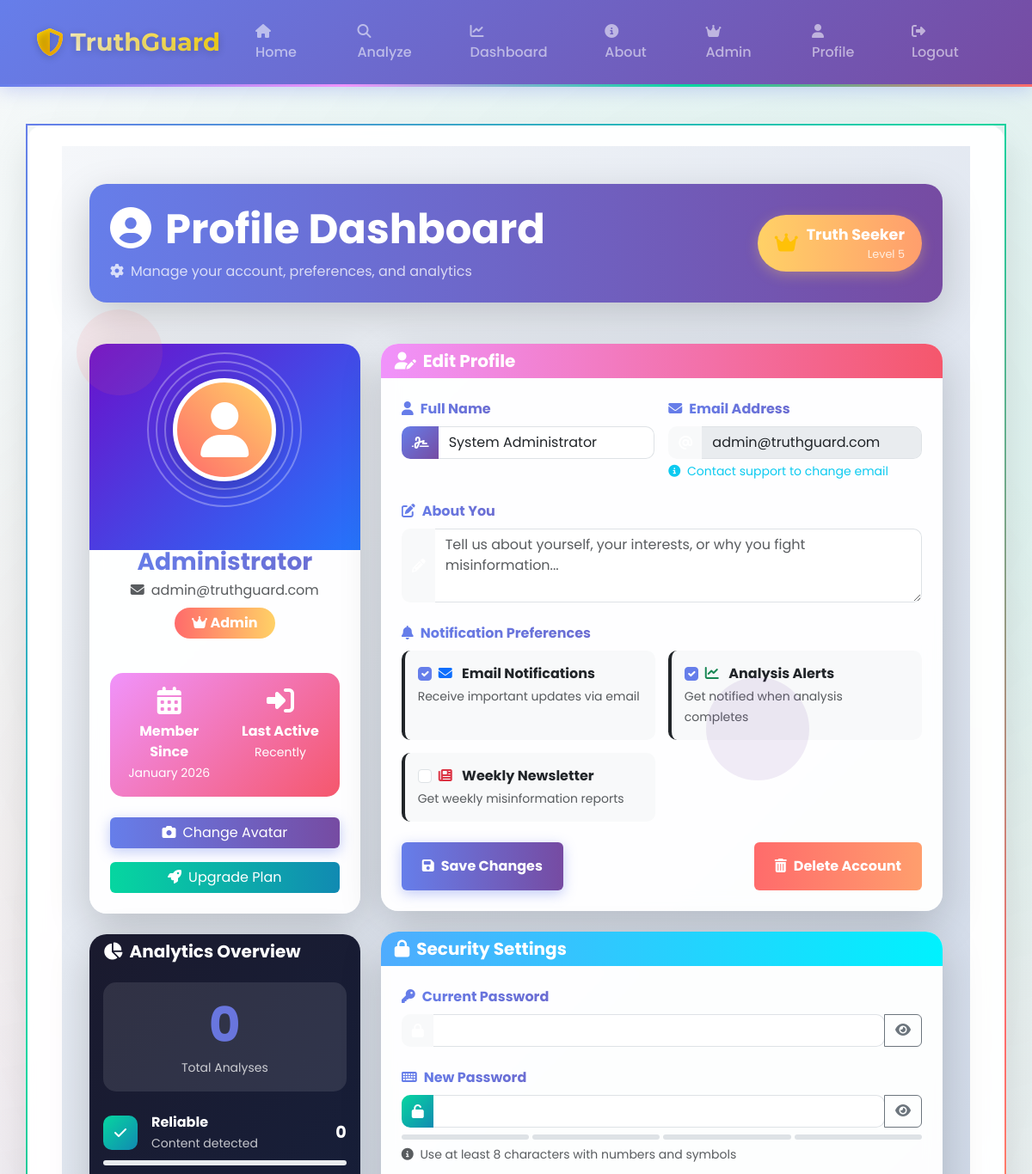
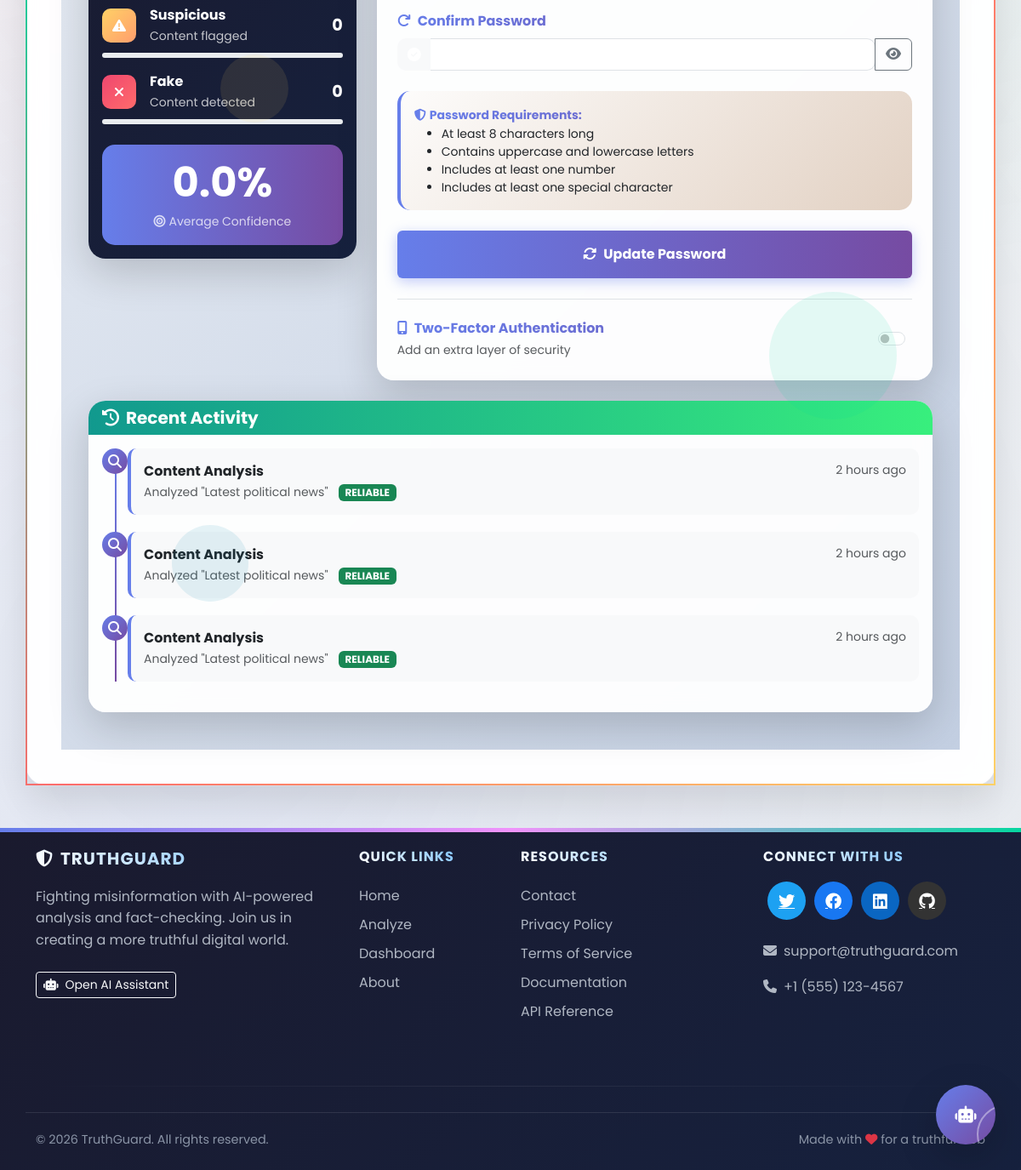
The app's page /profile (signed in) with its own data (2 pictures, top to bottom).
### app.py (models this page shows)
class User(UserMixin, db.Model):
    __tablename__ = 'user'
    id = db.Column(db.Integer, primary_key=True)
    email = db.Column(db.String(120), unique=True, nullable=False)
    password = db.Column(db.String(200), nullable=False)
    name = db.Column(db.String(100), nullable=False)
    avatar = db.Column(db.String(200), default='default.png')
    role = db.Column(db.String(20), default='user')
    is_active = db.Column(db.Boolean, default=True)
    created_at = db.Column(db.DateTime, default=lambda: datetime.now(timezone.utc))
    last_login = db.Column(db.DateTime)
    analyses = db.relationship('Analysis', backref='author', lazy=True, cascade='all, delete-orphan')
    chat_history = db.relationship('ChatHistory', backref='author', lazy=True, cascade='all, delete-orphan')

### app.py (the view, shortened to what this page needs)
@app.route('/profile', methods=['GET', 'POST'])
@login_required
def profile():
    stats = {
        'total_analyses': Analysis.query.filter_by(user_id=current_user.id).count(),
        'reliable_count': Analysis.query.filter_by(user_id=current_user.id, classification='RELIABLE').count(),
        'suspicious_count': Analysis.query.filter_by(user_id=current_user.id, classification='SUSPICIOUS').count(),
        'fake_count': Analysis.query.filter_by(user_id=current_user.id, classification='FAKE').count(),
        'avg_confidence': float(db.session.query(db.func.avg(Analysis.confidence_score)).filter(
            Analysis.user_id == current_user.id).scalar() or 0)
    }
    return render_template('profile.html', user=current_user, stats=stats)

### templates/profile.html (shortened to what this page needs)
{% extends "base.html" %}
{% block content %}
<div class="profile-container" style="
background: linear-gradient(135deg, #f5f7fa 0%, #c3cfe2 100%);
min-height: 100vh;
padding: 20px;
">
<div class="particles">
<div class="particle"></div>
</div>
<div class="container py-4">
<div class="row mb-4">
<div class="col-12">
<div class="card border-0 shadow-lg mb-4" style="
background: linear-gradient(90deg, #667eea 0%, #764ba2 100%);
border-radius: 20px;
overflow: hidden;
">
<div class="card-body p-4">
<div class="row align-items-center">
<div class="col-md-8 text-white">
<h1 class="h2 mb-2 display-5 fw-bold">
<i class="fas fa-user-circle me-3"></i>Profile Dashboard
</h1>
<p class="mb-0 opacity-75">
<i class="fas fa-cog me-2"></i>Manage your account, preferences, and analytics
</p>
</div>
<div class="col-md-4 text-end">
<div class="level-badge">
<div class="level-icon">
<i class="fas fa-crown text-warning"></i>
</div>
<div class="level-info">
<span class="level-name">Truth Seeker</span>
<small class="level-progress">Level 5</small>
</div>
</div>
</div>
</div>
</div>
</div>
</div>
</div>
<div class="row g-4">
<div class="col-lg-4">
<div class="card border-0 shadow-lg mb-4 glass-card" style="border-radius: 20px;">
<div class="card-body p-0">
<div class="profile-header" style="
background: linear-gradient(135deg, #6a11cb 0%, #2575fc 100%);
padding: 40px 20px 80px;
border-radius: 20px 20px 0 0;
position: relative;
">
<div class="avatar-container">
<div class="avatar-ring ring-1"></div>
<div class="avatar-ring ring-2"></div>
<div class="avatar-ring ring-3"></div>
<div class="avatar-main" style="
width: 120px;
height: 120px;
background: linear-gradient(45deg, #ff6b6b, #ffd166);
border-radius: 50%;
display: flex;
align-items: center;
justify-content: center;
margin: 0 auto;
border: 5px solid white;
box-shadow: 0 8px 25px rgba(0,0,0,0.2);
">
<i class="fas fa-user fa-4x text-white"></i>
</div>
</div>
</div>
<div class="profile-info p-4" style="margin-top: -60px;">
<div class="text-center mb-4">
<h3 class="fw-bold mb-1 text-gradient">{{ user.name }}</h3>
<p class="text-muted mb-2">
<i class="fas fa-envelope me-2"></i>{{ user.email }}
</p>
<div class="role-badge mb-3" style="
background: linear-gradient(90deg, {% if user.role == 'admin' %}#ff6b6b,
#ffd166{% else %}#667eea, #764ba2{% endif %});
color: white;
padding: 6px 20px;
border-radius: 20px;
display: inline-block;
font-weight: bold;
">
<i class="fas fa-{% if user.role == 'admin' %}crown{% else %}user{% endif %} me-
2"></i>
{{ user.role|title }}
</div>
</div>
<div class="member-info p-3 mb-4" style="
background: linear-gradient(135deg, #f093fb 0%, #f5576c 100%);
border-radius: 15px;
color: white;
">
<div class="row text-center">
<div class="col-6">
<i class="fas fa-calendar-alt fa-2x mb-2"></i>
<p class="mb-0 fw-bold">Member Since</p>
<small>{{ user.created_at.strftime('%B %Y') }}</small>
</div>
<div class="col-6">
<i class="fas fa-sign-in-alt fa-2x mb-2"></i>
<p class="mb-0 fw-bold">Last Active</p>
<small>{{ user.last_login.strftime('%b %d, %Y') if user.last_login else 'Recently'
}}</small>
</div>
</div>
</div>
<div class="quick-actions">
<button class="btn btn-gradient-primary w-100 mb-3" data-bs-toggle="modal"
data-bs-target="#avatarModal">
<i class="fas fa-camera me-2"></i>Change Avatar
</button>
<button class="btn btn-gradient-success w-100" data-bs-toggle="modal" data-bs-
target="#upgradeModal">
<i class="fas fa-rocket me-2"></i>Upgrade Plan
</button>
</div>
</div>
</div>
</div>
<div class="card border-0 shadow-lg" style="
background: linear-gradient(135deg, #1a1a2e 0%, #16213e 100%);
border-radius: 20px;
color: white;
">
<div class="card-header border-0" style="background: transparent;">
<h5 class="mb-0 fw-bold">
<i class="fas fa-chart-pie me-2"></i>Analytics Overview
</h5>
</div>
<div class="card-body">
<div class="overall-stats mb-4 p-3" style="
background: rgba(255, 255, 255, 0.1);
border-radius: 15px;
">
<div class="text-center">
<div class="display-4 fw-bold mb-1 text-gradient">
{{ stats.total_analyses }}
</div>
<small class="opacity-75">Total Analyses</small>
</div>
</div>
<div class="stats-breakdown">
<div class="stat-item mb-3">
<div class="d-flex justify-content-between align-items-center">
<div class="d-flex align-items-center">
<div class="stat-icon me-3" style="
width: 40px;
height: 40px;
background: linear-gradient(135deg, #06d6a0, #118ab2);
border-radius: 10px;
display: flex;
align-items: center;
justify-content: center;
">
<i class="fas fa-check text-white"></i>
</div>
<div>
<span class="fw-bold">Reliable</span>
<br>
<small class="opacity-75">Content detected</small>
</div>
</div>
<span class="stat-value fw-bold" style="font-size: 1.2rem;">
{{ stats.reliable_count }}
</span>
</div>
<div class="progress mt-2" style="height: 6px; border-radius: 3px;">
</div>
</div>
<div class="stat-item mb-3">
<div class="d-flex justify-content-between align-items-center">
<div class="d-flex align-items-center">
<div class="stat-icon me-3" style="
width: 40px;
height: 40px;
background: linear-gradient(135deg, #ffd166, #ff9e6d);
border-radius: 10px;
display: flex;
align-items: center;
justify-content: center;
">
<i class="fas fa-exclamation-triangle text-white"></i>
</div>
<div>
<span class="fw-bold">Suspicious</span>
<br>
<small class="opacity-75">Content flagged</small>
</div>
</div>
<span class="stat-value fw-bold" style="font-size: 1.2rem;">
{{ stats.suspicious_count }}
</span>
</div>
<div class="progress mt-2" style="height: 6px; border-radius: 3px;">
</div>
</div>
<div class="stat-item">
<div class="d-flex justify-content-between align-items-center">
<div class="d-flex align-items-center">
<div class="stat-icon me-3" style="
width: 40px;
height: 40px;
background: linear-gradient(135deg, #ef476f, #ff6b6b);
border-radius: 10px;
display: flex;
align-items: center;
justify-content: center;
">
<i class="fas fa-times text-white"></i>
</div>
<div>
<span class="fw-bold">Fake</span>
<br>
<small class="opacity-75">Content detected</small>
</div>
</div>
<span class="stat-value fw-bold" style="font-size: 1.2rem;">
{{ stats.fake_count }}
</span>
</div>
<div class="progress mt-2" style="height: 6px; border-radius: 3px;">
</div>
</div>
</div>
<div class="confidence-score mt-4 p-3" style="
background: linear-gradient(90deg, #667eea, #764ba2);
border-radius: 15px;
">
<div class="text-center text-white">
<div class="display-5 fw-bold mb-1">
{{ (stats.avg_confidence * 100)|round(1) }}%
</div>
<small class="opacity-75">
<i class="fas fa-bullseye me-1"></i>Average Confidence
</small>
</div>
</div>
</div>
</div>
</div>
<div class="col-lg-8">
<div class="card border-0 shadow-lg mb-4 glass-card" style="border-radius: 20px;">
<div class="card-header border-0" style="
background: linear-gradient(90deg, #f093fb 0%, #f5576c 100%);
color: white;
border-radius: 20px 20px 0 0;
">
<h5 class="mb-0 fw-bold">
<i class="fas fa-user-edit me-2"></i>Edit Profile
</h5>
</div>
<div class="card-body p-4">
<form method="POST" action="{{ url_for('profile') }}" id="profileForm">
<div class="row g-3 mb-4">
<div class="col-md-6">
<label for="name" class="form-label fw-bold text-gradient">
<i class="fas fa-user me-2"></i>Full Name
</label>
<div class="input-group">
<span class="input-group-text bg-gradient-primary text-white border-0">
<i class="fas fa-signature"></i>
</span>
<input type="text" class="form-control" id="name" name="name"
value="{{ user.name }}" required style="border-left: 0;">
</div>
</div>
<div class="col-md-6">
<label for="email" class="form-label fw-bold text-gradient">
<i class="fas fa-envelope me-2"></i>Email Address
</label>
<div class="input-group">
<span class="input-group-text bg-gradient-info text-white border-0">
<i class="fas fa-at"></i>
</span>
<input type="email" class="form-control" id="email"
value="{{ user.email }}" disabled style="border-left: 0;">
</div>
<div class="form-text text-info">
<i class="fas fa-info-circle me-1"></i>
Contact support to change email
</div>
</div>
</div>
<div class="mb-4">
<label for="bio" class="form-label fw-bold text-gradient">
<i class="fas fa-edit me-2"></i>About You
</label>
<div class="input-group">
<span class="input-group-text bg-gradient-warning text-white border-0">
<i class="fas fa-pencil-alt"></i>
</span>
<textarea class="form-control" id="bio" name="bio" rows="3"
placeholder="Tell us about yourself, your interests, or why you fight
misinformation..."
style="border-left: 0;"></textarea>
</div>
</div>
<div class="mb-4">
<label class="form-label fw-bold text-gradient">
<i class="fas fa-bell me-2"></i>Notification Preferences
</label>
<div class="preferences-grid">
<div class="preference-card">
<div class="form-check">
<input class="form-check-input" type="checkbox" id="emailNotifications"
checked>
<label class="form-check-label fw-bold" for="emailNotifications">
<i class="fas fa-envelope text-primary me-2"></i>
Email Notifications
</label>
</div>
<small class="text-muted">Receive important updates via email</small>
</div>
<div class="preference-card">
<div class="form-check">
<input class="form-check-input" type="checkbox" id="analysisAlerts"
checked>
<label class="form-check-label fw-bold" for="analysisAlerts">
<i class="fas fa-chart-line text-success me-2"></i>
Analysis Alerts
</label>
</div>
<small class="text-muted">Get notified when analysis completes</small>
</div>
<div class="preference-card">
<div class="form-check">
<input class="form-check-input" type="checkbox" id="newsletter">
<label class="form-check-label fw-bold" for="newsletter">
<i class="fas fa-newspaper text-danger me-2"></i>
Weekly Newsletter
</label>
</div>
<small class="text-muted">Get weekly misinformation reports</small>
</div>
</div>
</div>
<div class="d-flex justify-content-between mt-4">
<button type="submit" class="btn btn-gradient-primary px-4 py-3 fw-bold">
<i class="fas fa-save me-2"></i>Save Changes
</button>
<button type="button" class="btn btn-gradient-danger px-4 py-3 fw-bold"
data-bs-toggle="modal" data-bs-target="#deleteAccountModal">
<i class="fas fa-trash-alt me-2"></i>Delete Account
</button>
</div>
</form>
</div>
</div>
<div class="card border-0 shadow-lg glass-card" style="border-radius: 20px;">
<div class="card-header border-0" style="
background: linear-gradient(90deg, #4facfe 0%, #00f2fe 100%);
color: white;
border-radius: 20px 20px 0 0;
">
<h5 class="mb-0 fw-bold">
<i class="fas fa-lock me-2"></i>Security Settings
</h5>
</div>
<div class="card-body p-4">
<form id="passwordForm">
<div class="mb-4">
<label for="currentPassword" class="form-label fw-bold text-gradient">
<i class="fas fa-key me-2"></i>Current Password
</label>
<div class="input-group">
<span class="input-group-text bg-gradient-dark text-white border-0">
<i class="fas fa-lock"></i>
</span>
<input type="password" class="form-control" id="currentPassword" required
style="border-left: 0;">
<button class="btn btn-outline-secondary password-toggle" type="button">
<i class="fas fa-eye"></i>
</button>
</div>
</div>
<div class="mb-4">
<label for="newPassword" class="form-label fw-bold text-gradient">
<i class="fas fa-keyboard me-2"></i>New Password
</label>
<div class="input-group">
<span class="input-group-text bg-gradient-success text-white border-0">
<i class="fas fa-unlock"></i>
</span>
<input type="password" class="form-control" id="newPassword" required
style="border-left: 0;">
<button class="btn btn-outline-secondary password-toggle" type="button">
<i class="fas fa-eye"></i>
</button>
</div>
<div class="password-strength mt-2">
<div class="strength-bar">
<div class="strength-segment"></div>
<div class="strength-segment"></div>
<div class="strength-segment"></div>
<div class="strength-segment"></div>
</div>
<small class="text-muted">
<i class="fas fa-info-circle me-1"></i>
Use at least 8 characters with numbers and symbols
</small>
</div>
</div>
<div class="mb-4">
<label for="confirmPassword" class="form-label fw-bold text-gradient">
<i class="fas fa-redo me-2"></i>Confirm Password
</label>
<div class="input-group">
<span class="input-group-text bg-gradient-warning text-white border-0">
<i class="fas fa-check-circle"></i>
</span>
<input type="password" class="form-control" id="confirmPassword" required
style="border-left: 0;">
<button class="btn btn-outline-secondary password-toggle" type="button">
<i class="fas fa-eye"></i>
</button>
</div>
</div>
<div class="requirements p-3 mb-4" style="
background: linear-gradient(135deg, #fdfcfb 0%, #e2d1c3 100%);
border-radius: 15px;
border-left: 4px solid #667eea;
">
<small class="fw-bold text-gradient mb-2">
<i class="fas fa-shield-alt me-1"></i>Password Requirements:
</small>
<ul class="mb-0 small">
<li>At least 8 characters long</li>
<li>Contains uppercase and lowercase letters</li>
<li>Includes at least one number</li>
<li>Includes at least one special character</li>
</ul>
</div>
<button type="submit" class="btn btn-gradient-primary w-100 py-3 fw-bold">
<i class="fas fa-sync-alt me-2"></i>Update Password
</button>
</form>
<div class="mt-4 pt-4 border-top">
<div class="d-flex justify-content-between align-items-center">
<div>
<h6 class="fw-bold text-gradient mb-1">
<i class="fas fa-mobile-alt me-2"></i>Two-Factor Authentication
</h6>
<small class="text-muted">Add an extra layer of security</small>
</div>
<div class="form-check form-switch">
<input class="form-check-input" type="checkbox" id="2faToggle">
</div>
</div>
</div>
</div>
</div>
</div>
</div>
<div class="row mt-4">
<div class="col-12">
<div class="card border-0 shadow-lg glass-card" style="border-radius: 20px;">
<div class="card-header border-0" style="
background: linear-gradient(90deg, #11998e 0%, #38ef7d 100%);
color: white;
border-radius: 20px 20px 0 0;
">
<h5 class="mb-0 fw-bold">
<i class="fas fa-history me-2"></i>Recent Activity
</h5>
</div>
<div class="card-body">
<div class="activity-timeline">
{% for i in range(3) %}
<div class="activity-item">
<div class="activity-icon">
<i class="fas fa-search"></i>
</div>
<div class="activity-content">
<div class="d-flex justify-content-between">
<span class="fw-bold">Content Analysis</span>
<small class="text-muted">2 hours ago</small>
</div>
<small class="text-muted">Analyzed "Latest political news"</small>
<span class="badge bg-success ms-2">RELIABLE</span>
</div>
</div>
{% endfor %}
</div>
</div>
</div>
</div>
</div>
</div>
</div>
{% endblock %}

### records on screen
User: email "admin@truthguard.com", role "Admin", created_at "January 2026", last_login "Recently", name "System Administrator"

### other values on screen
{{ stats.total_analyses }} "0"
{{ stats.reliable_count }} "0"
{{ stats.suspicious_count }} "0"
{{ stats.fake_count }} "0"
{{ (stats.avg_confidence * 100)|round(1) }} "0.0"
